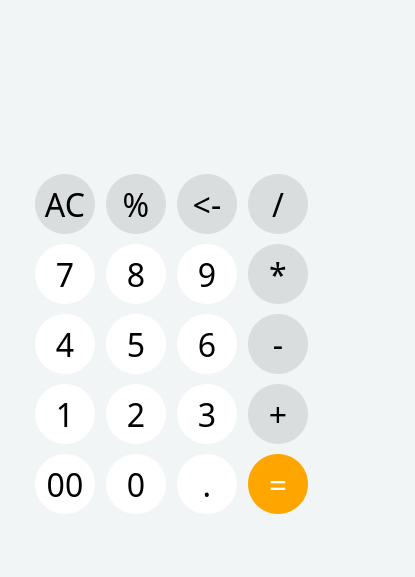
<?xml version="1.0" encoding="UTF-8"?>
<ui version="4.0">
 <class>Widget</class>
 <widget class="QWidget" name="Widget">
  <property name="geometry">
   <rect>
    <x>0</x>
    <y>0</y>
    <width>415</width>
    <height>577</height>
   </rect>
  </property>
  <property name="minimumSize">
   <size>
    <width>60</width>
    <height>0</height>
   </size>
  </property>
  <property name="windowTitle">
   <string>Widget</string>
  </property>
  <property name="styleSheet">
   <string notr="true">background-color:rgb(241, 245, 245);</string>
  </property>
  <widget class="QLineEdit" name="mainLineEdit">
   <property name="geometry">
    <rect>
     <x>40</x>
     <y>90</y>
     <width>271</width>
     <height>61</height>
    </rect>
   </property>
   <property name="font">
    <font>
     <family>STFangsong</family>
     <pointsize>48</pointsize>
     <italic>false</italic>
    </font>
   </property>
   <property name="styleSheet">
    <string notr="true">background-color:rgb(241, 245, 245);
border:none;
color:black;</string>
   </property>
   <property name="text">
    <string/>
   </property>
   <property name="alignment">
    <set>Qt::AlignmentFlag::AlignRight|Qt::AlignmentFlag::AlignTrailing|Qt::AlignmentFlag::AlignVCenter</set>
   </property>
  </widget>
  <widget class="QWidget" name="layoutWidget">
   <property name="geometry">
    <rect>
     <x>30</x>
     <y>170</y>
     <width>286</width>
     <height>352</height>
    </rect>
   </property>
   <layout class="QVBoxLayout" name="verticalLayout">
    <item>
     <layout class="QHBoxLayout" name="horizontalLayout_5">
      <item>
       <widget class="QPushButton" name="clearButton">
        <property name="minimumSize">
         <size>
          <width>60</width>
          <height>60</height>
         </size>
        </property>
        <property name="maximumSize">
         <size>
          <width>60</width>
          <height>60</height>
         </size>
        </property>
        <property name="font">
         <font>
          <family>STSong</family>
          <pointsize>24</pointsize>
         </font>
        </property>
        <property name="styleSheet">
         <string notr="true">
    border-radius: 30px; /* 半径为宽或高的一半，使其成为圆形 */
    background-color:rgb(218, 221, 221); /* 设置背景颜色 */
    color: black; /* 设置文本颜色 */
    border: none; /* 去除边框 */
</string>
        </property>
        <property name="text">
         <string>AC</string>
        </property>
       </widget>
      </item>
      <item>
       <widget class="QPushButton" name="perButton">
        <property name="minimumSize">
         <size>
          <width>60</width>
          <height>60</height>
         </size>
        </property>
        <property name="maximumSize">
         <size>
          <width>60</width>
          <height>60</height>
         </size>
        </property>
        <property name="font">
         <font>
          <family>STSong</family>
          <pointsize>24</pointsize>
         </font>
        </property>
        <property name="styleSheet">
         <string notr="true">
    border-radius: 30px; /* 半径为宽或高的一半，使其成为圆形 */
    background-color: rgb(218, 221, 221);/* 设置背景颜色 */
    color: black; /* 设置文本颜色 */
    border: none; /* 去除边框 */
</string>
        </property>
        <property name="text">
         <string>%</string>
        </property>
       </widget>
      </item>
      <item>
       <widget class="QPushButton" name="delButton">
        <property name="minimumSize">
         <size>
          <width>60</width>
          <height>60</height>
         </size>
        </property>
        <property name="maximumSize">
         <size>
          <width>60</width>
          <height>60</height>
         </size>
        </property>
        <property name="font">
         <font>
          <family>Apple Braille</family>
          <pointsize>24</pointsize>
         </font>
        </property>
        <property name="styleSheet">
         <string notr="true">
    border-radius: 30px; /* 半径为宽或高的一半，使其成为圆形 */
    background-color: rgb(218, 221, 221); /* 设置背景颜色 */
    color: black; /* 设置文本颜色 */
    border: none; /* 去除边框 */
</string>
        </property>
        <property name="text">
         <string>&lt;-</string>
        </property>
       </widget>
      </item>
      <item>
       <widget class="QPushButton" name="divButton">
        <property name="minimumSize">
         <size>
          <width>60</width>
          <height>60</height>
         </size>
        </property>
        <property name="maximumSize">
         <size>
          <width>60</width>
          <height>60</height>
         </size>
        </property>
        <property name="font">
         <font>
          <family>STSong</family>
          <pointsize>24</pointsize>
         </font>
        </property>
        <property name="styleSheet">
         <string notr="true">
    border-radius: 30px; /* 半径为宽或高的一半，使其成为圆形 */
    background-color:rgb(218, 221, 221); /* 设置背景颜色 */
    color: black; /* 设置文本颜色 */
    border: none; /* 去除边框 */
</string>
        </property>
        <property name="text">
         <string>/</string>
        </property>
       </widget>
      </item>
     </layout>
    </item>
    <item>
     <layout class="QHBoxLayout" name="horizontalLayout_4">
      <item>
       <widget class="QPushButton" name="sevenButton">
        <property name="minimumSize">
         <size>
          <width>60</width>
          <height>60</height>
         </size>
        </property>
        <property name="maximumSize">
         <size>
          <width>60</width>
          <height>60</height>
         </size>
        </property>
        <property name="font">
         <font>
          <family>STSong</family>
          <pointsize>24</pointsize>
         </font>
        </property>
        <property name="styleSheet">
         <string notr="true">
    border-radius: 30px; /* 半径为宽或高的一半，使其成为圆形 */
    background-color: white; /* 设置背景颜色 */
    color: black; /* 设置文本颜色 */
    border: none; /* 去除边框 */
</string>
        </property>
        <property name="text">
         <string>7</string>
        </property>
       </widget>
      </item>
      <item>
       <widget class="QPushButton" name="eightButton">
        <property name="minimumSize">
         <size>
          <width>60</width>
          <height>60</height>
         </size>
        </property>
        <property name="maximumSize">
         <size>
          <width>60</width>
          <height>60</height>
         </size>
        </property>
        <property name="font">
         <font>
          <family>STSong</family>
          <pointsize>24</pointsize>
         </font>
        </property>
        <property name="styleSheet">
         <string notr="true">
    border-radius: 30px; /* 半径为宽或高的一半，使其成为圆形 */
    background-color: white; /* 设置背景颜色 */
    color: black; /* 设置文本颜色 */
    border: none; /* 去除边框 */
</string>
        </property>
        <property name="text">
         <string>8</string>
        </property>
       </widget>
      </item>
      <item>
       <widget class="QPushButton" name="nineButton">
        <property name="minimumSize">
         <size>
          <width>60</width>
          <height>60</height>
         </size>
        </property>
        <property name="maximumSize">
         <size>
          <width>60</width>
          <height>60</height>
         </size>
        </property>
        <property name="font">
         <font>
          <family>STSong</family>
          <pointsize>24</pointsize>
         </font>
        </property>
        <property name="styleSheet">
         <string notr="true">
    border-radius: 30px; /* 半径为宽或高的一半，使其成为圆形 */
    background-color: white; /* 设置背景颜色 */
    color: black; /* 设置文本颜色 */
    border: none; /* 去除边框 */
</string>
        </property>
        <property name="text">
         <string>9</string>
        </property>
       </widget>
      </item>
      <item>
       <widget class="QPushButton" name="mulButton">
        <property name="minimumSize">
         <size>
          <width>60</width>
          <height>60</height>
         </size>
        </property>
        <property name="maximumSize">
         <size>
          <width>60</width>
          <height>60</height>
         </size>
        </property>
        <property name="font">
         <font>
          <family>STSong</family>
          <pointsize>24</pointsize>
         </font>
        </property>
        <property name="styleSheet">
         <string notr="true">
    border-radius: 30px; /* 半径为宽或高的一半，使其成为圆形 */
    background-color: rgb(218, 221, 221); /* 设置背景颜色 */
    color: black; /* 设置文本颜色 */
    border: none; /* 去除边框 */
</string>
        </property>
        <property name="text">
         <string>*</string>
        </property>
       </widget>
      </item>
     </layout>
    </item>
    <item>
     <layout class="QHBoxLayout" name="horizontalLayout_3">
      <item>
       <widget class="QPushButton" name="fourButton">
        <property name="minimumSize">
         <size>
          <width>60</width>
          <height>60</height>
         </size>
        </property>
        <property name="maximumSize">
         <size>
          <width>60</width>
          <height>60</height>
         </size>
        </property>
        <property name="font">
         <font>
          <family>STSong</family>
          <pointsize>24</pointsize>
         </font>
        </property>
        <property name="styleSheet">
         <string notr="true">
    border-radius: 30px; /* 半径为宽或高的一半，使其成为圆形 */
    background-color: white; /* 设置背景颜色 */
    color: black; /* 设置文本颜色 */
    border: none; /* 去除边框 */
</string>
        </property>
        <property name="text">
         <string>4</string>
        </property>
       </widget>
      </item>
      <item>
       <widget class="QPushButton" name="fiveButton">
        <property name="minimumSize">
         <size>
          <width>60</width>
          <height>60</height>
         </size>
        </property>
        <property name="maximumSize">
         <size>
          <width>60</width>
          <height>60</height>
         </size>
        </property>
        <property name="font">
         <font>
          <family>STSong</family>
          <pointsize>24</pointsize>
         </font>
        </property>
        <property name="styleSheet">
         <string notr="true">
    border-radius: 30px; /* 半径为宽或高的一半，使其成为圆形 */
    background-color: white; /* 设置背景颜色 */
    color: black; /* 设置文本颜色 */
    border: none; /* 去除边框 */
</string>
        </property>
        <property name="text">
         <string>5</string>
        </property>
       </widget>
      </item>
      <item>
       <widget class="QPushButton" name="sixButton">
        <property name="minimumSize">
         <size>
          <width>60</width>
          <height>60</height>
         </size>
        </property>
        <property name="maximumSize">
         <size>
          <width>60</width>
          <height>60</height>
         </size>
        </property>
        <property name="font">
         <font>
          <family>STSong</family>
          <pointsize>24</pointsize>
         </font>
        </property>
        <property name="styleSheet">
         <string notr="true">
    border-radius: 30px; /* 半径为宽或高的一半，使其成为圆形 */
    background-color: white; /* 设置背景颜色 */
    color: black; /* 设置文本颜色 */
    border: none; /* 去除边框 */
</string>
        </property>
        <property name="text">
         <string>6</string>
        </property>
       </widget>
      </item>
      <item>
       <widget class="QPushButton" name="subButton">
        <property name="minimumSize">
         <size>
          <width>60</width>
          <height>60</height>
         </size>
        </property>
        <property name="maximumSize">
         <size>
          <width>60</width>
          <height>60</height>
         </size>
        </property>
        <property name="font">
         <font>
          <family>STSong</family>
          <pointsize>24</pointsize>
         </font>
        </property>
        <property name="styleSheet">
         <string notr="true">
    border-radius: 30px; /* 半径为宽或高的一半，使其成为圆形 */
    background-color: rgb(218, 221, 221); /* 设置背景颜色 */
    color: black; /* 设置文本颜色 */
    border: none; /* 去除边框 */
</string>
        </property>
        <property name="text">
         <string>-</string>
        </property>
       </widget>
      </item>
     </layout>
    </item>
    <item>
     <layout class="QHBoxLayout" name="horizontalLayout_2">
      <item>
       <widget class="QPushButton" name="oneButton">
        <property name="minimumSize">
         <size>
          <width>60</width>
          <height>60</height>
         </size>
        </property>
        <property name="maximumSize">
         <size>
          <width>60</width>
          <height>60</height>
         </size>
        </property>
        <property name="font">
         <font>
          <family>STSong</family>
          <pointsize>24</pointsize>
         </font>
        </property>
        <property name="styleSheet">
         <string notr="true">
    border-radius: 30px; /* 半径为宽或高的一半，使其成为圆形 */
    background-color: white; /* 设置背景颜色 */
    color: black; /* 设置文本颜色 */
    border: none; /* 去除边框 */
</string>
        </property>
        <property name="text">
         <string>1</string>
        </property>
       </widget>
      </item>
      <item>
       <widget class="QPushButton" name="twoButton">
        <property name="minimumSize">
         <size>
          <width>60</width>
          <height>60</height>
         </size>
        </property>
        <property name="maximumSize">
         <size>
          <width>60</width>
          <height>60</height>
         </size>
        </property>
        <property name="font">
         <font>
          <family>STSong</family>
          <pointsize>24</pointsize>
         </font>
        </property>
        <property name="styleSheet">
         <string notr="true">
    border-radius: 30px; /* 半径为宽或高的一半，使其成为圆形 */
    background-color: white; /* 设置背景颜色 */
    color: black; /* 设置文本颜色 */
    border: none; /* 去除边框 */
</string>
        </property>
        <property name="text">
         <string>2</string>
        </property>
       </widget>
      </item>
      <item>
       <widget class="QPushButton" name="threeButton">
        <property name="minimumSize">
         <size>
          <width>60</width>
          <height>60</height>
         </size>
        </property>
        <property name="maximumSize">
         <size>
          <width>60</width>
          <height>60</height>
         </size>
        </property>
        <property name="font">
         <font>
          <family>STSong</family>
          <pointsize>24</pointsize>
         </font>
        </property>
        <property name="styleSheet">
         <string notr="true">
    border-radius: 30px; /* 半径为宽或高的一半，使其成为圆形 */
    background-color: white; /* 设置背景颜色 */
    color: black; /* 设置文本颜色 */
    border: none; /* 去除边框 */
</string>
        </property>
        <property name="text">
         <string>3</string>
        </property>
       </widget>
      </item>
      <item>
       <widget class="QPushButton" name="addButton">
        <property name="minimumSize">
         <size>
          <width>60</width>
          <height>60</height>
         </size>
        </property>
        <property name="maximumSize">
         <size>
          <width>60</width>
          <height>60</height>
         </size>
        </property>
        <property name="font">
         <font>
          <family>STSong</family>
          <pointsize>24</pointsize>
         </font>
        </property>
        <property name="styleSheet">
         <string notr="true">
    border-radius: 30px; /* 半径为宽或高的一半，使其成为圆形 */
    background-color: rgb(218, 221, 221); /* 设置背景颜色 */
    color: black; /* 设置文本颜色 */
    border: none; /* 去除边框 */
</string>
        </property>
        <property name="text">
         <string>+</string>
        </property>
       </widget>
      </item>
     </layout>
    </item>
    <item>
     <layout class="QHBoxLayout" name="horizontalLayout">
      <item>
       <widget class="QPushButton" name="zerozeroButton">
        <property name="minimumSize">
         <size>
          <width>60</width>
          <height>60</height>
         </size>
        </property>
        <property name="maximumSize">
         <size>
          <width>60</width>
          <height>60</height>
         </size>
        </property>
        <property name="font">
         <font>
          <family>STSong</family>
          <pointsize>24</pointsize>
         </font>
        </property>
        <property name="styleSheet">
         <string notr="true">
    border-radius: 30px; /* 半径为宽或高的一半，使其成为圆形 */
    background-color: white; /* 设置背景颜色 */
    color: black; /* 设置文本颜色 */
    border: none; /* 去除边框 */
</string>
        </property>
        <property name="text">
         <string>00</string>
        </property>
       </widget>
      </item>
      <item>
       <widget class="QPushButton" name="zeroButton">
        <property name="minimumSize">
         <size>
          <width>60</width>
          <height>60</height>
         </size>
        </property>
        <property name="maximumSize">
         <size>
          <width>60</width>
          <height>60</height>
         </size>
        </property>
        <property name="font">
         <font>
          <family>STSong</family>
          <pointsize>24</pointsize>
         </font>
        </property>
        <property name="styleSheet">
         <string notr="true">
    border-radius: 30px; /* 半径为宽或高的一半，使其成为圆形 */
    background-color: white; /* 设置背景颜色 */
    color: black; /* 设置文本颜色 */
    border: none; /* 去除边框 */
</string>
        </property>
        <property name="text">
         <string>0</string>
        </property>
       </widget>
      </item>
      <item>
       <widget class="QPushButton" name="floatButton">
        <property name="minimumSize">
         <size>
          <width>60</width>
          <height>60</height>
         </size>
        </property>
        <property name="maximumSize">
         <size>
          <width>60</width>
          <height>60</height>
         </size>
        </property>
        <property name="font">
         <font>
          <family>STSong</family>
          <pointsize>24</pointsize>
         </font>
        </property>
        <property name="styleSheet">
         <string notr="true">
    border-radius: 30px; /* 半径为宽或高的一半，使其成为圆形 */
    background-color: white; /* 设置背景颜色 */
    color: black; /* 设置文本颜色 */
    border: none; /* 去除边框 */
</string>
        </property>
        <property name="text">
         <string>.</string>
        </property>
       </widget>
      </item>
      <item>
       <widget class="QPushButton" name="equalButton">
        <property name="minimumSize">
         <size>
          <width>60</width>
          <height>60</height>
         </size>
        </property>
        <property name="maximumSize">
         <size>
          <width>60</width>
          <height>60</height>
         </size>
        </property>
        <property name="font">
         <font>
          <family>STSong</family>
          <pointsize>24</pointsize>
         </font>
        </property>
        <property name="styleSheet">
         <string notr="true">
    border-radius: 30px; /* 半径为宽或高的一半，使其成为圆形 */
    background-color: orange; /* 设置背景颜色 */
    color: white; /* 设置文本颜色 */
    border: none; /* 去除边框 */
</string>
        </property>
        <property name="text">
         <string>=</string>
        </property>
       </widget>
      </item>
     </layout>
    </item>
   </layout>
  </widget>
 </widget>
 <resources/>
 <connections>
  <connection>
   <sender>addButton</sender>
   <signal>clicked()</signal>
   <receiver>mainLineEdit</receiver>
   <slot>showFullScreen()</slot>
   <hints>
    <hint type="sourcelabel">
     <x>283</x>
     <y>417</y>
    </hint>
    <hint type="destinationlabel">
     <x>175</x>
     <y>120</y>
    </hint>
   </hints>
  </connection>
 </connections>
</ui>
